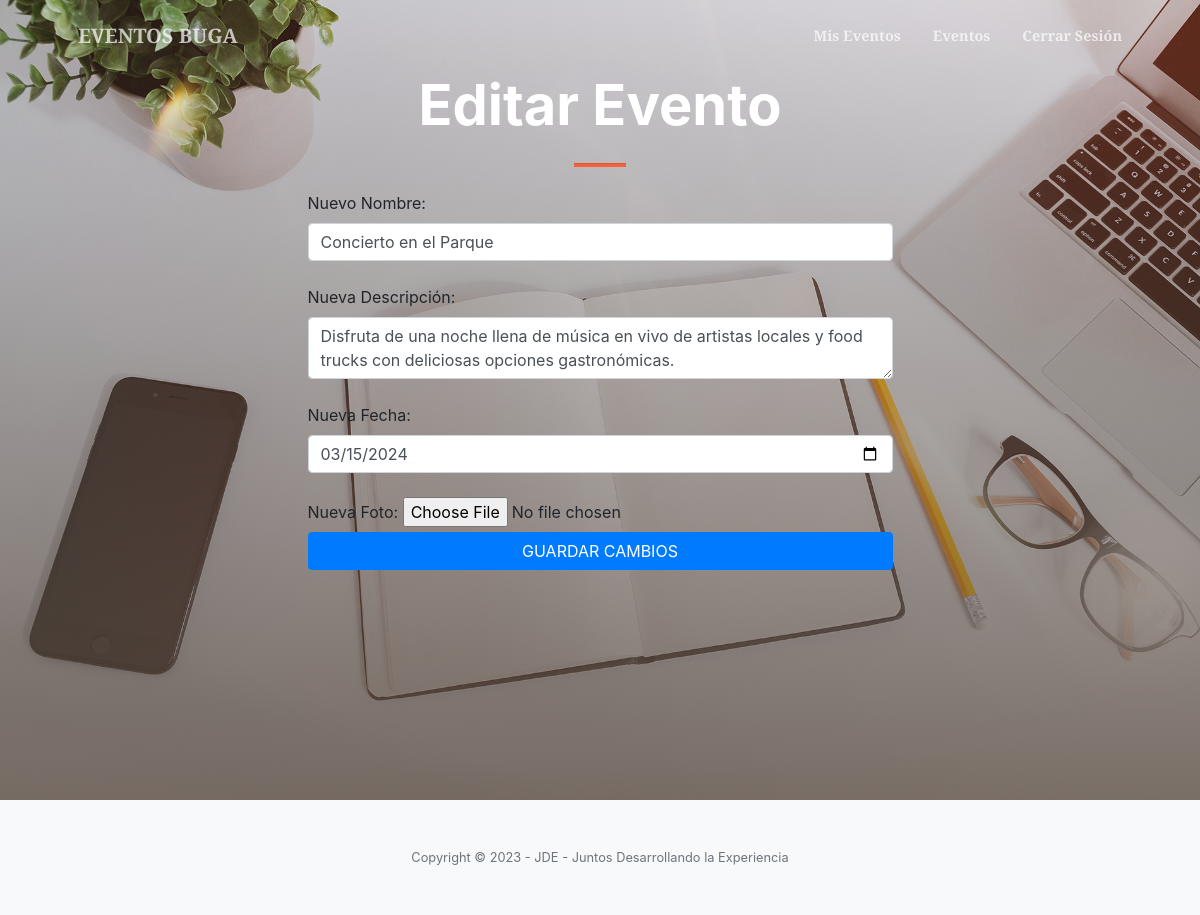
The app's page /controlador/editarEvento.php?id=25 with its own data.
### tables this page shows
CREATE TABLE `eventos` (
  `id_eventos` int(11) NOT NULL,
  `nombreEvento` varchar(55) NOT NULL,
  `descripcionEvento` varchar(500) NOT NULL,
  `fecha` date NOT NULL,
  `foto` varchar(500) NOT NULL,
  `id_usuario` int(11) NOT NULL
);

### modelo/eventosModelo.php (called while the page is built, shortened)
<?php
include_once '../controlador/conexion.php';
class eventosModelo {
    function obtenerEventoporId($idEvento) {
        global $conexion;
        $consulta = "SELECT * FROM `eventos` WHERE id_eventos = $idEvento";
        $query = mysqli_query($conexion, $consulta);
        if($query && mysqli_num_rows($query) > 0) {
            $evento = mysqli_fetch_assoc($query);
            return $evento;
        } else {
            return null;
        }
    }
}
?>

### controlador/editarEvento.php (the view, shortened to what this page needs)
<?php
if (isset($_GET['id']) && is_numeric($_GET['id'])) {
    include_once "../modelo/eventosModelo.php";
    $eventosModelo = new eventosModelo();
    $idEvento = $_GET['id'];
    $evento = $eventosModelo->obtenerEventoPorId($idEvento);
    if ($evento) {
        ?>
        <!DOCTYPE html>
        <html lang="es">
        <head>
        <link href="https://cdn.jsdelivr.net/npm/bootstrap-icons@1.5.0/font/bootstrap-icons.css" rel="stylesheet" />
        <link href="https://cdnjs.cloudflare.com/ajax/libs/SimpleLightbox/2.1.0/simpleLightbox.min.css" rel="stylesheet" />
        <link href="../recursos/css/styles.css" rel="stylesheet" />
        <link rel="stylesheet" href="https://stackpath.bootstrapcdn.com/bootstrap/4.1.3/css/bootstrap.min.css">
        <link rel="stylesheet" href="https://use.fontawesome.com/releases/v5.3.1/css/all.css">
        </head>
        <body id="page-top">
        <nav class="navbar navbar-expand-lg navbar-light fixed-top py-3" id="mainNav">
            <div class="container px-4 px-lg-5">
                <a class="navbar-brand" href="../seguridad/vista2.php">EVENTOS BUGA</a>
                <div class="collapse navbar-collapse" id="navbarResponsive">
                    <ul class="navbar-nav ms-auto my-2 my-lg-0">
                        <li class="nav-item"><a class="nav-link" href="../vista/misEventos.php">Mis Eventos</a></li>
                        <li class="nav-item"><a class="nav-link" href="../seguridad/vista2.php">Eventos</a></li>
                        <li class="nav-item"><a class="nav-link" href="../controlador/cerrarSesion.php">Cerrar Sesión</a></li>
                    </ul>
                </div>
            </div>
        </nav>
        <header class="masthead">
             <div class="row gx-4 gx-lg-5 justify-content-center">
             <div class="col-lg-8 col-xl-6 text-center">
            <h1 class="text-white font-weight-bold">Editar Evento</h1>
            <hr class="divider" />
             </div>
             </div>
             <div class="row gx-4 gx-lg-5 justify-content-center mb-5">
             <div class="col-lg-6">
            <form method="post" action="" enctype="multipart/form-data">
                <label for="nuevoNombre">Nuevo Nombre:</label>
                <input class="form-control" type="text" name="nuevoNombre" value="<?php echo $evento['nombreEvento']; ?>"><br>
                <label for="nuevaDescripcion">Nueva Descripción:</label>
                <textarea class="form-control" name="nuevaDescripcion"><?php echo $evento['descripcionEvento']; ?></textarea><br>
                <label for="nuevaFecha">Nueva Fecha:</label>
                <input class="form-control" type="date" name="nuevaFecha" value="<?php echo $evento['fecha']; ?>"><br>
                <label for="nuevaFoto">Nueva Foto:</label>
                <input type="file" name="nuevaFoto"><br>
                <div class="d-grid">
                <button class="btn btn-primary btn-xl" type="submit" value="Guardar Cambios">Guardar Cambios</button>
                </div>
            </form>
             </div>
        </div>
            </header>
            <footer class="bg-light py-5">
        <div class="container px-4 px-lg-5"><div class="small text-center text-muted">Copyright &copy; 2023 - JDE - Juntos Desarrollando la Experiencia </div></div>
    </footer>
        </body>
        </html>
        <?php
    } else {
        echo "El evento que intentas editar no existe.";
    }
} else {
    echo "ID de evento inválido.";
}
?>

### records on screen
eventos: nuevoNombre "Concierto en el Parque", nuevaDescripcion "Disfruta de una noche llena de música en vivo de artistas locales y food trucks con deliciosas opciones gastronómicas.", nuevaFecha "03/15/2024"
